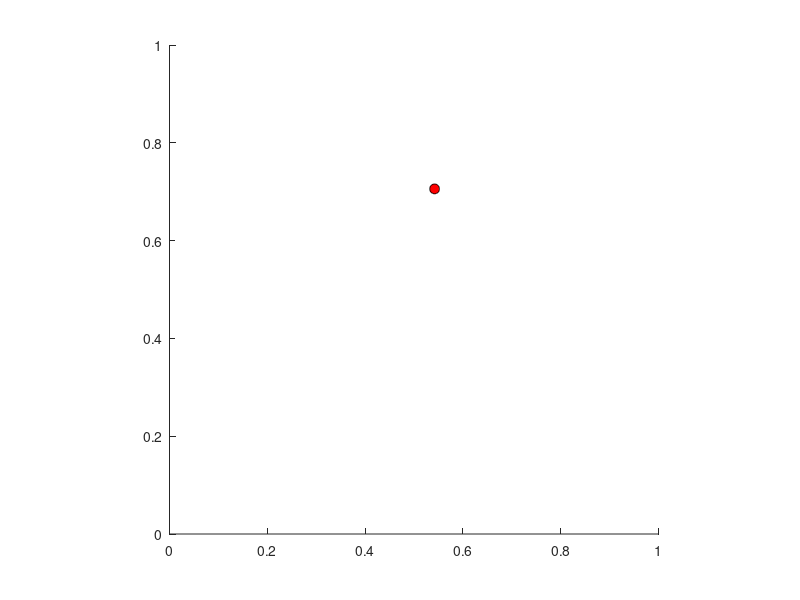

The MATLAB source for this figure: (Note: this script raises an error after producing the figure.)
%%% Basic simulation of trajectories of a single particle in a 2-D box
hold on

T_i = 300; % Temperature in Kelvin
k = 1.38e-23;  % Boltzmann constant
m = 1e-26;  % mass of a particle in kg
radius = 0.01; % particle radius
L = radius*100; % length of cube side (meters)

% randomly position the particle
x_i = rand; 
y_i = rand;

% select initial particle vecocity components
vx_i = 400;   % initial x vecocity in m/s
vy_i = 200;   % initial y vecocity in m/s

Tau = L/min(vx_i,vy_i); % time for particle to traverse box
tmax = Tau*2.5; % total simulation time
tres = Tau/500; % time resolution
N_time = round(tmax/tres); % number of time steps in simulation

% set initial velocity of particle
vx = vx_i;
vy = vy_i;

% initialise particle position/s
x = zeros(1,N_time); 
x(:,1) = x_i;
y = zeros(1,N_time);
y(:,1) = y_i;

% main simulation loop
for i = 2:N_time 
    % update position
    x(i) = x(i-1) + vx*tres;
    y(i) = y(i-1) + vy*tres;
    
    % check if outside box, and reverse direction if so
    ind = find(x(:,i)>L);  
    vx(ind) = -vx(ind);       
    
    ind = find(x(:,i)<0);
    vx(ind) = -vx(ind);
    
    ind = find(y(:,i)>L);
    vy(ind) = -vy(ind);
    
    ind = find(y(:,i)<0);
    vy(ind) = -vy(ind);
end 

% PLOTTING
t = linspace(0,2*pi);  % full circle revolution, used for 'fill' below
% plot the position of the particle for t>=0
for i = 2:N_time-1
    if round(i/5) == i/5  % only plot every 5th frame, to speed up simulation
        cla
        axis equal
        fill(x(1,i)+radius*cos(t), y(1,i)+radius*sin(t), [1 0 0]);
        axis([0 L 0 L])
        f = getframe;
        im(:,:,1,i/5) = rgb2ind(f.cdata,map,'nodither'); % save the time steps of the plot in a movie
    end
end

imwrite(im,map,'particle_trajectory.gif','DelayTime',0,'LoopCount',inf) % save the movie as a gif
